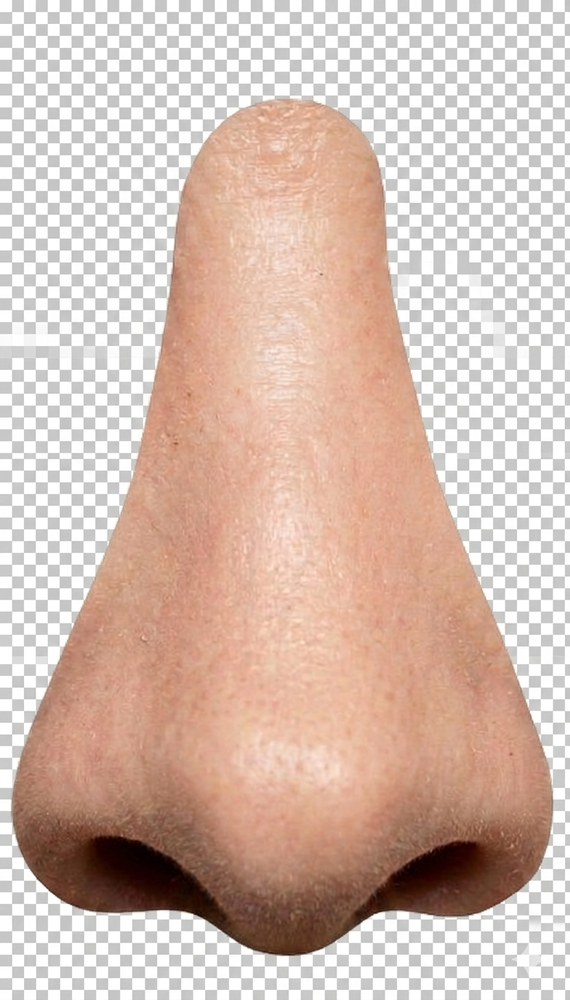
#> input picture image/nose.png, 570 x 1000 px, shrunk from 784 x 1376 before the run
$ python -i cleanphoto.py   (imports and definitions only)
#> lines starting #> are read from the running program, lines starting #| are printed output that depends on the picture; after the words box and inside, x2 and y2 are one past the last pixel; in counts of white or black regions, pixels touching at a corner belong together
import cv2
import numpy as np
import os as _os

_BASE = _os.path.dirname(_os.path.abspath(__file__))
_ASSETS = _os.path.join(_BASE, '..', 'assets', 'images')

def make_transparent(input_path, output_path):
    # Load the image
#> called with input_path = '../image/nose.png', output_path = 'out.png'
    img = cv2.imread(input_path)
#> img is the input picture: shape (1000, 570, 3); mean B, G, R 178.1, 189.5, 212.9
    if img is None:
        print("Could not find image!")
        return

    # Convert to grayscale to find the background
    gray = cv2.cvtColor(img, cv2.COLOR_BGR2GRAY)
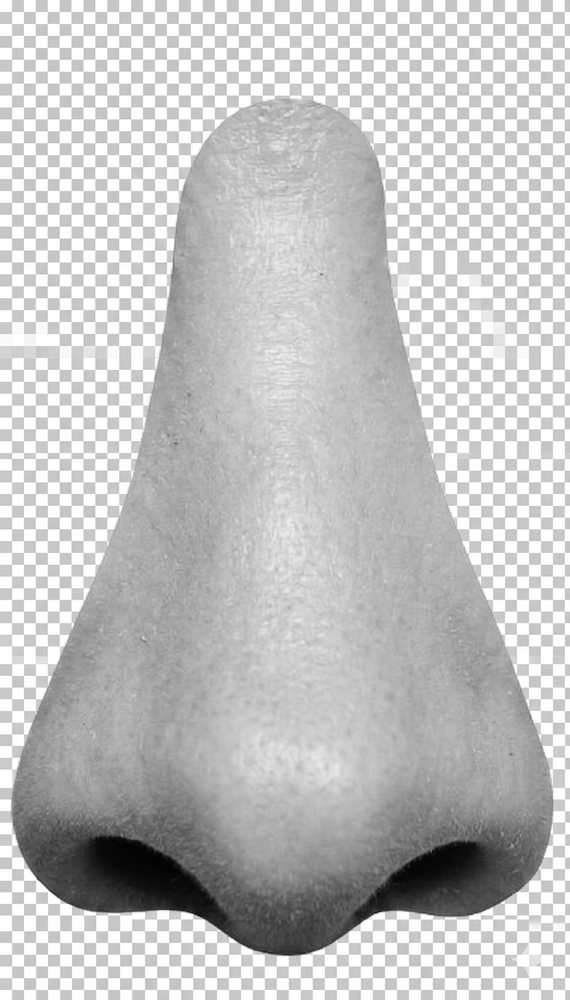
#> gray: shape (1000, 570); min 1, max 255, mean 195.2

    # Create a mask: everything that ISN'T the background
    # Adjust the '10' if there are still stray dark pixels
    _, mask = cv2.threshold(gray, 10, 255, cv2.THRESH_BINARY)
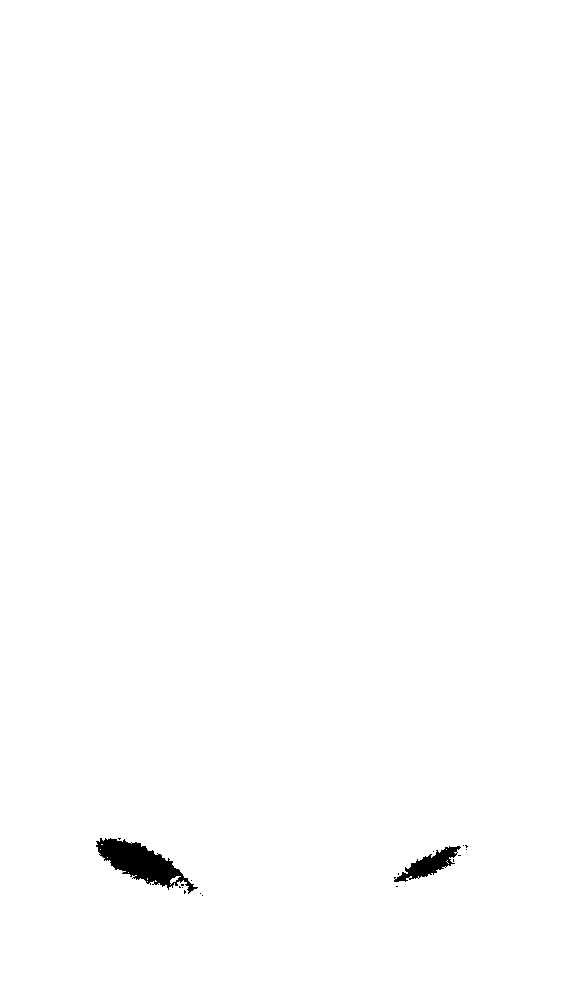
#> mask: shape (1000, 570); 99.4% white; 18 black regions (16 under 20 px), largest, box (x1, y1, x2, y2) and area: (96, 838, 198, 894) 2341, (394, 846, 461, 882) 908

    # Smooth the mask edges slightly so it's not jagged
    mask = cv2.GaussianBlur(mask, (5, 5), 0)

    # Split BGR channels and add the mask as the Alpha channel
    b, g, r = cv2.split(img)
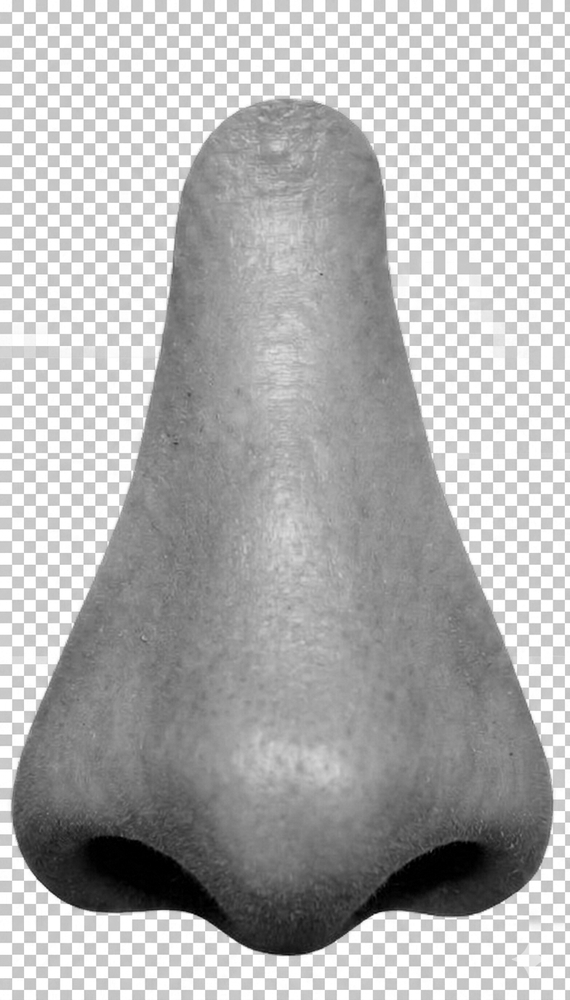
#> b: shape (1000, 570); min 0, max 255, mean 178.1
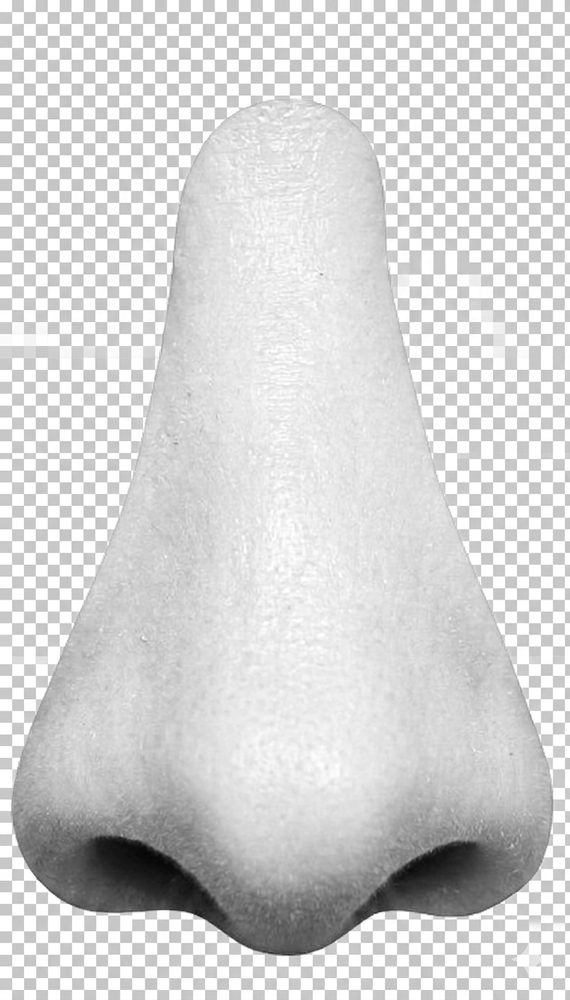
#> r: shape (1000, 570); min 5, max 255, mean 212.9
    rgba = [b, g, r, mask]
    dst = cv2.merge(rgba, 4)

    # Save as PNG
    cv2.imwrite(output_path, dst)
    print(f"Success! {output_path} is now transparent.")

# Run it
# [1 line not run here, left out]

>>> result = make_transparent('../image/nose.png', 'out.png')
